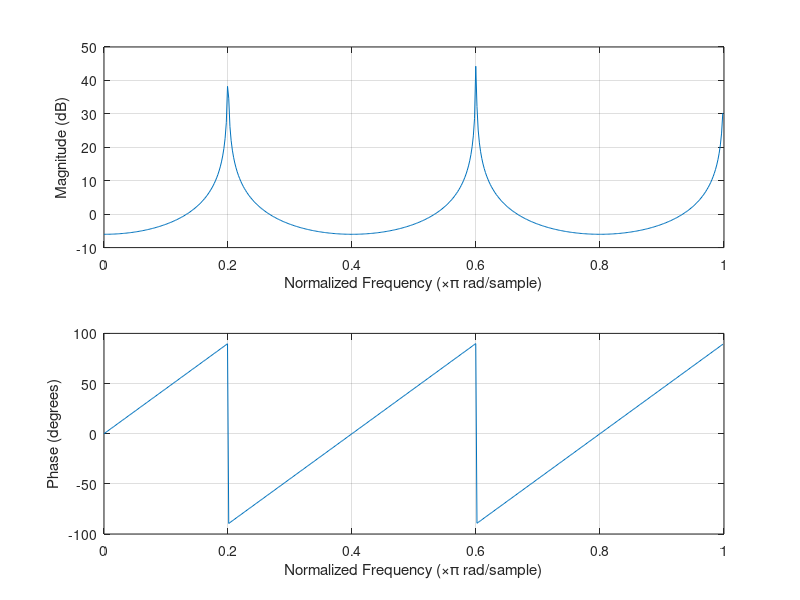

The MATLAB script that drew this image: (Note: this script raises an error after producing the figure.)
clear all;close all;clc

N=6;
a=[1,zeros(1,N-2),1]; %1/(1-z^-6)
b=[1,zeros(1,N-1)];

freqz(b,a)

figure
freq_fft(b,a);

Fs=1000;
f1=500;
f2=(Fs/2)*0.2;
T=0.05

t=0:1/Fs:T-1/Fs;
x=2*cos(2*pi*t*f1);%+cos(2*pi*t*f2);

y=filter(b,a,x);

figure;
plot(t,x,t,y);


T=0.05

t=0:1/Fs:T-1/Fs;
x=2*+cos(2*pi*t*f2);

y=filter(b,a,x);

figure;
plot(t,x,t,y);



f3=(Fs/2)*0.3;
T=0.05

t=0:1/Fs:T-1/Fs;
x=2*+cos(2*pi*t*f3);

y=filter(b,a,x);

figure;
plot(t,x,t,y);
